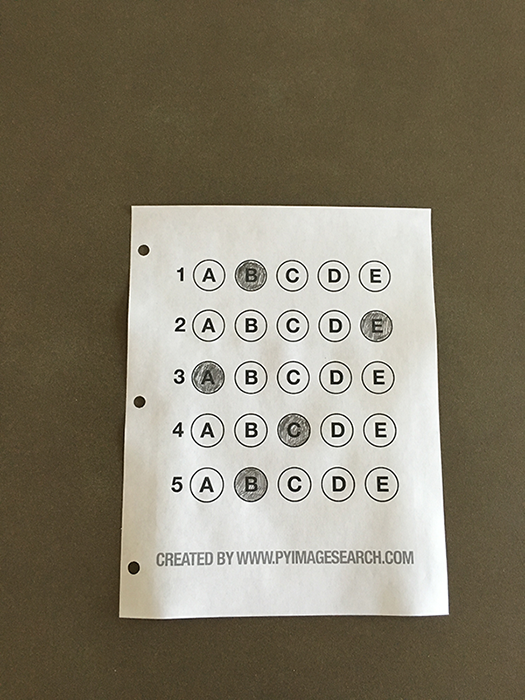
#> input picture sample.png, 525 x 700 px
$ python -i utils.py   (imports and definitions only)   (older library calls are emulated)
#> lines starting #> are read from the running program, lines starting #| are printed output that depends on the picture
#> further down, picture is the input picture: shape (700, 525, 3); mean B, G, R 104.7, 123.2, 130.7
import cv2
import numpy as np

MIN_CONTOUR_AREA = 5000
RECTANGLE_NUM_SIZE = 4


def auto_canny(image, sigma=0.33):
    # compute the median of the single channel pixel intensities
    v = np.median(image)
    # apply automatic Canny edge detection using the computed median
    lower = int(max(0, (1.0 - sigma) * v))
    upper = int(min(255, (1.0 + sigma) * v))
    edged = cv2.Canny(image, lower, upper)
    # return the edged image
    return edged


def find_biggest_contour_approx(contours, min_contour_area=MIN_CONTOUR_AREA):
    biggest_contour_approx = np.array([])
    max_area = 0
    for contour in contours:
        contour_area = cv2.contourArea(contour)
        if contour_area > min_contour_area:
            contour_perimeter = cv2.arcLength(contour, closed=True)
            contour_approx = cv2.approxPolyDP(contour, 0.02 * contour_perimeter, closed=True)
            if contour_area > max_area and len(contour_approx) == RECTANGLE_NUM_SIZE:
                max_area, biggest_contour_approx = contour_area, contour_approx
    return biggest_contour_approx, max_area


def reorder_contour_approx(contour):
    points = contour.reshape((4, 2))
    points_result = np.zeros((4, 1, 2), dtype=np.int32)
    add = points.sum(1)

    points_result[0] = points[np.argmin(add)]
    points_result[3] = points[np.argmax(add)]
    diff = np.diff(points, axis=1)
    points_result[1] = points[np.argmin(diff)]
    points_result[2] = points[np.argmax(diff)]

    return points_result


def remove_shadow(img):
    dilated_img = cv2.dilate(img, np.ones((5, 5), np.uint8))
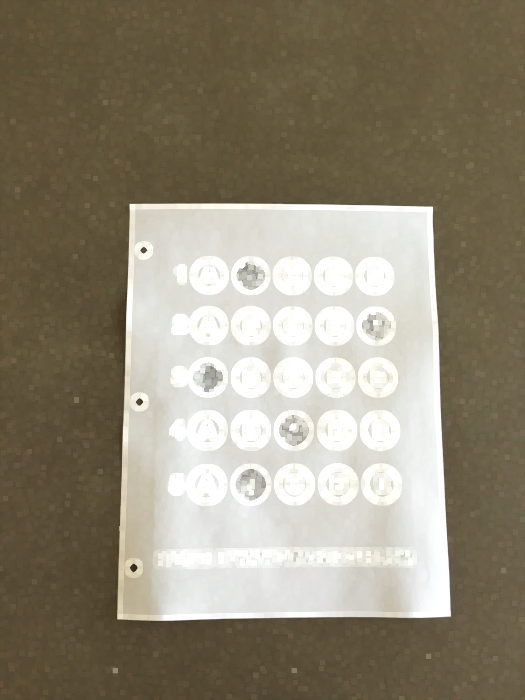
#> dilated_img: shape (700, 525, 3); mean B, G, R 119.6, 137.7, 145.5
    bg_img = cv2.medianBlur(dilated_img, 83)
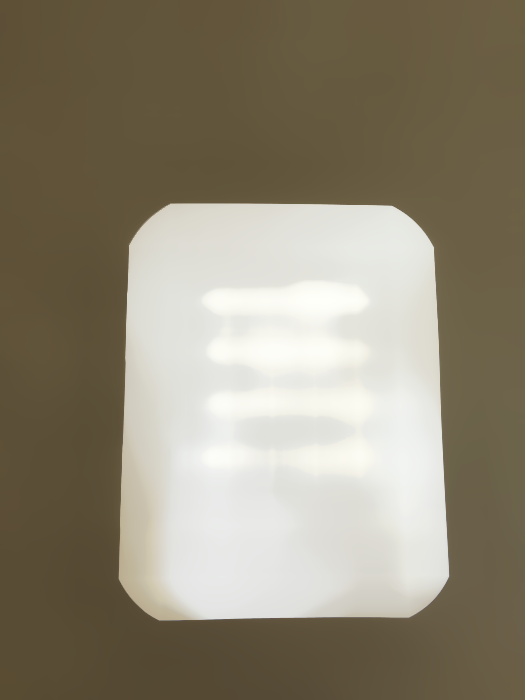
#> bg_img: shape (700, 525, 3); mean B, G, R 117.1, 135.7, 143.5
    diff_img = 255 - cv2.absdiff(img, bg_img)
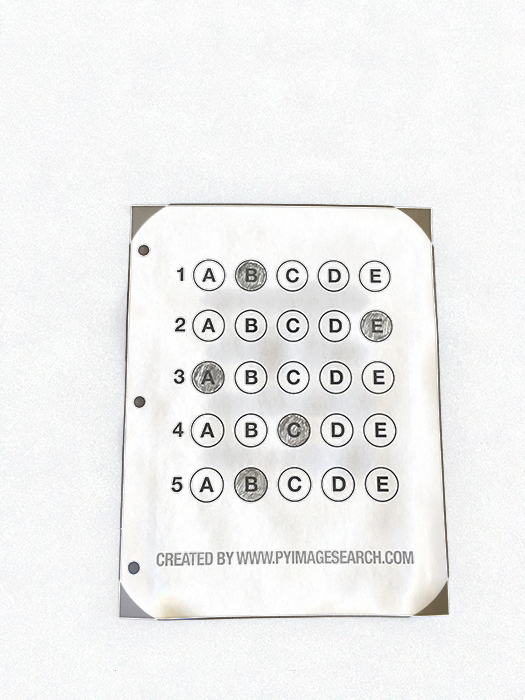
#> diff_img: shape (700, 525, 3); mean B, G, R 239.2, 239.5, 239.4
    norm_img = cv2.normalize(diff_img, None, alpha=0, beta=255, norm_type=cv2.NORM_MINMAX, dtype=cv2.CV_8UC1)
    _, thr_img = cv2.threshold(norm_img, 230, 0, cv2.THRESH_TRUNC)
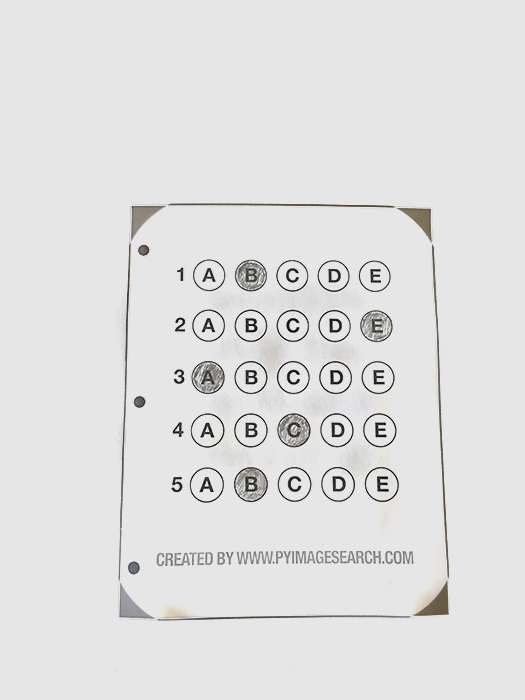
#> thr_img: shape (700, 525, 3); mean B, G, R 223.9, 224.2, 224.3
    cv2.normalize(thr_img, thr_img, alpha=0, beta=255, norm_type=cv2.NORM_MINMAX, dtype=cv2.CV_8UC1)
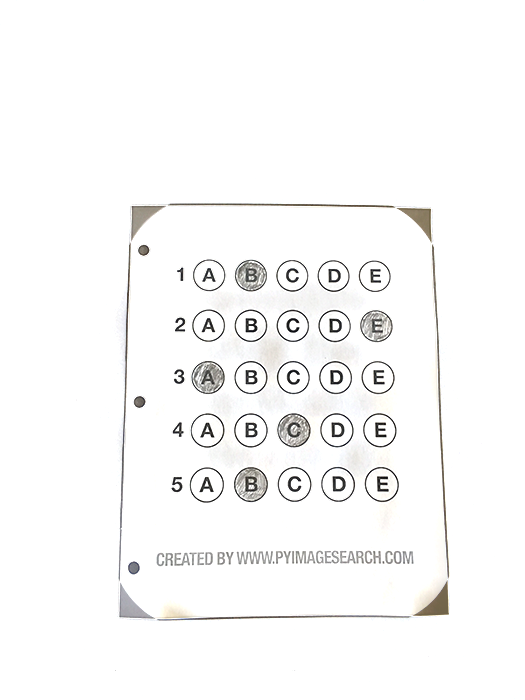
#> thr_img: shape (700, 525, 3); mean B, G, R 248.3, 248.6, 248.7
    _, thr_img = cv2.threshold(thr_img, 230, 255, cv2.THRESH_BINARY)
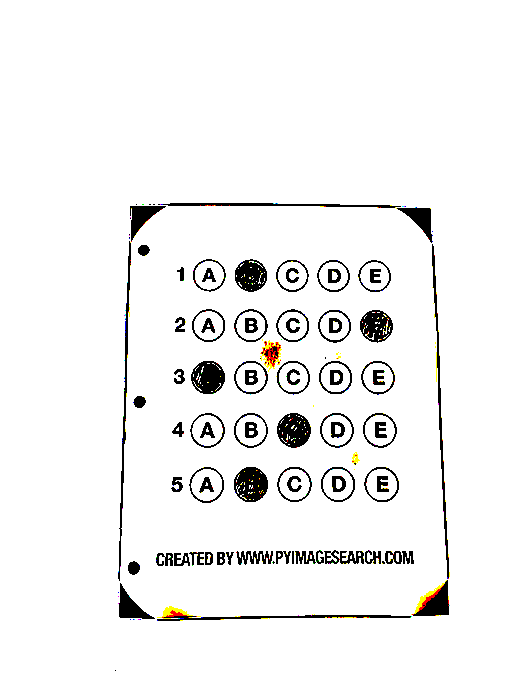
#> thr_img: shape (700, 525, 3); mean B, G, R 241.8, 242.3, 242.6
    return thr_img

>>> import cv2
>>> picture = cv2.imread('sample.png')
>>> result = remove_shadow(picture)
